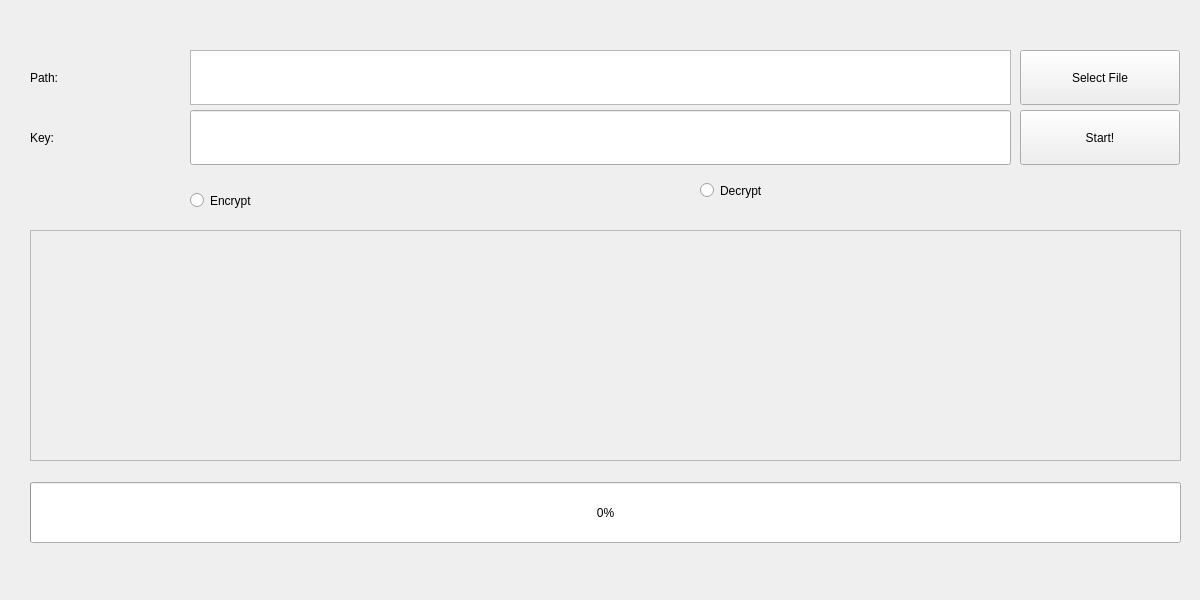
<?xml version="1.0" encoding="UTF-8"?>
<ui version="4.0">
 <class>Widget</class>
 <widget class="QWidget" name="Widget">
  <property name="geometry">
   <rect>
    <x>0</x>
    <y>0</y>
    <width>1200</width>
    <height>600</height>
   </rect>
  </property>
  <property name="sizePolicy">
   <sizepolicy hsizetype="MinimumExpanding" vsizetype="MinimumExpanding">
    <horstretch>0</horstretch>
    <verstretch>0</verstretch>
   </sizepolicy>
  </property>
  <property name="minimumSize">
   <size>
    <width>800</width>
    <height>600</height>
   </size>
  </property>
  <property name="windowTitle">
   <string>Widget</string>
  </property>
  <widget class="QPushButton" name="pushButton">
   <property name="geometry">
    <rect>
     <x>1020</x>
     <y>50</y>
     <width>160</width>
     <height>55</height>
    </rect>
   </property>
   <property name="sizePolicy">
    <sizepolicy hsizetype="Fixed" vsizetype="Fixed">
     <horstretch>0</horstretch>
     <verstretch>0</verstretch>
    </sizepolicy>
   </property>
   <property name="text">
    <string>Select File</string>
   </property>
  </widget>
  <widget class="QTextBrowser" name="textBrowser">
   <property name="enabled">
    <bool>true</bool>
   </property>
   <property name="geometry">
    <rect>
     <x>190</x>
     <y>50</y>
     <width>821</width>
     <height>55</height>
    </rect>
   </property>
   <property name="sizePolicy">
    <sizepolicy hsizetype="Expanding" vsizetype="Fixed">
     <horstretch>10</horstretch>
     <verstretch>0</verstretch>
    </sizepolicy>
   </property>
   <property name="minimumSize">
    <size>
     <width>500</width>
     <height>55</height>
    </size>
   </property>
   <property name="acceptDrops">
    <bool>false</bool>
   </property>
  </widget>
  <widget class="QProgressBar" name="progressBar">
   <property name="geometry">
    <rect>
     <x>30</x>
     <y>482</y>
     <width>1151</width>
     <height>61</height>
    </rect>
   </property>
   <property name="sizePolicy">
    <sizepolicy hsizetype="Expanding" vsizetype="Fixed">
     <horstretch>0</horstretch>
     <verstretch>0</verstretch>
    </sizepolicy>
   </property>
   <property name="value">
    <number>0</number>
   </property>
  </widget>
  <widget class="QRadioButton" name="radioButton">
   <property name="geometry">
    <rect>
     <x>190</x>
     <y>180</y>
     <width>151</width>
     <height>41</height>
    </rect>
   </property>
   <property name="text">
    <string>Encrypt</string>
   </property>
  </widget>
  <widget class="QRadioButton" name="radioButton_2">
   <property name="geometry">
    <rect>
     <x>700</x>
     <y>170</y>
     <width>151</width>
     <height>41</height>
    </rect>
   </property>
   <property name="text">
    <string>Decrypt</string>
   </property>
  </widget>
  <widget class="QPushButton" name="pushButton_2">
   <property name="geometry">
    <rect>
     <x>1020</x>
     <y>110</y>
     <width>160</width>
     <height>55</height>
    </rect>
   </property>
   <property name="text">
    <string>Start!</string>
   </property>
  </widget>
  <widget class="QLabel" name="label">
   <property name="geometry">
    <rect>
     <x>30</x>
     <y>110</y>
     <width>141</width>
     <height>55</height>
    </rect>
   </property>
   <property name="text">
    <string>Key: </string>
   </property>
  </widget>
  <widget class="QLineEdit" name="lineEdit">
   <property name="geometry">
    <rect>
     <x>190</x>
     <y>110</y>
     <width>821</width>
     <height>55</height>
    </rect>
   </property>
  </widget>
  <widget class="QLabel" name="label_2">
   <property name="geometry">
    <rect>
     <x>30</x>
     <y>50</y>
     <width>141</width>
     <height>55</height>
    </rect>
   </property>
   <property name="text">
    <string>Path:</string>
   </property>
  </widget>
  <widget class="QTextBrowser" name="textBrowser_2">
   <property name="enabled">
    <bool>false</bool>
   </property>
   <property name="geometry">
    <rect>
     <x>30</x>
     <y>230</y>
     <width>1151</width>
     <height>231</height>
    </rect>
   </property>
   <property name="sizePolicy">
    <sizepolicy hsizetype="Expanding" vsizetype="MinimumExpanding">
     <horstretch>0</horstretch>
     <verstretch>0</verstretch>
    </sizepolicy>
   </property>
  </widget>
 </widget>
 <resources/>
 <connections/>
</ui>
